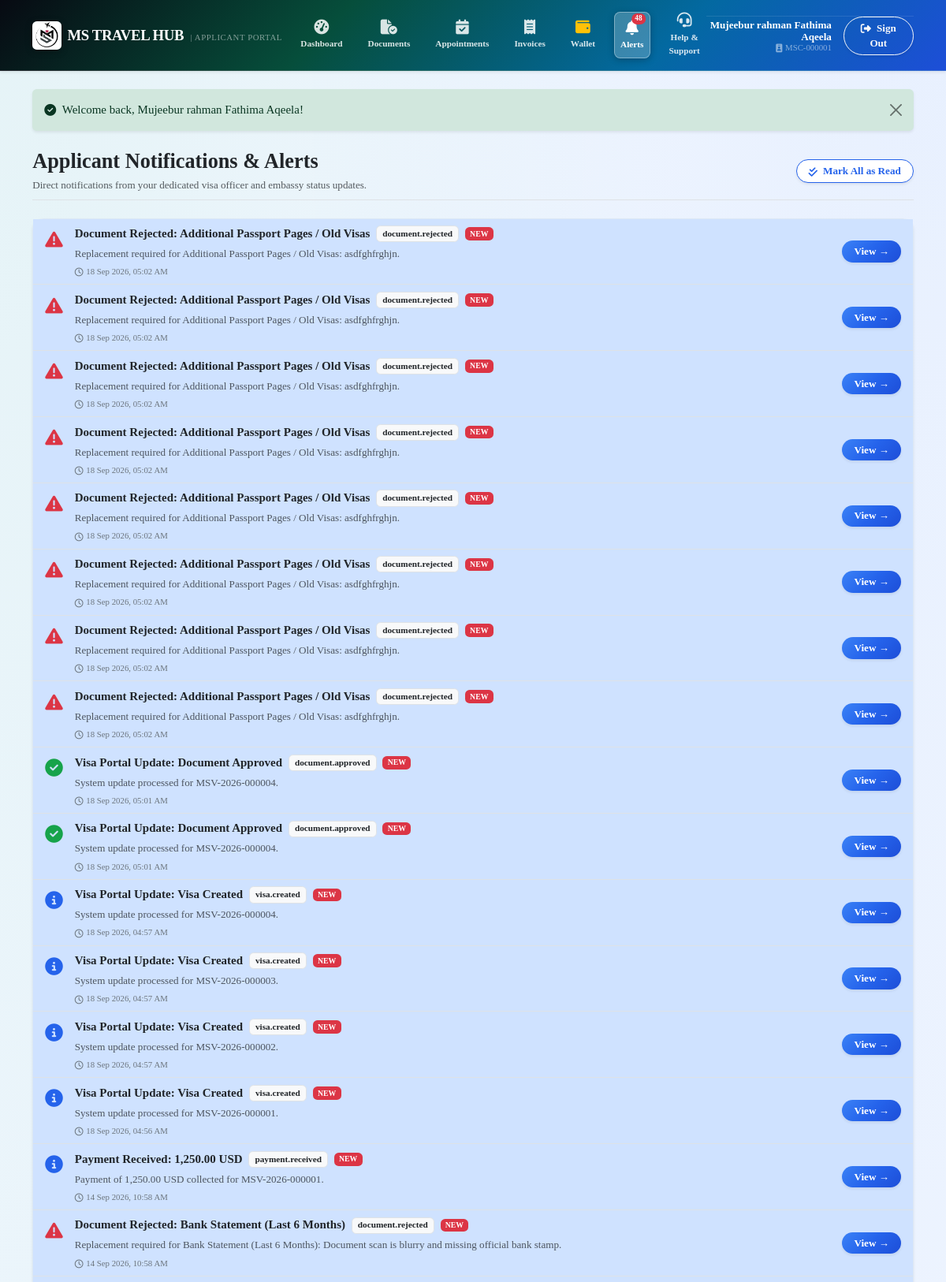
The app's page /portal/notifications (signed in, upper part) with its own data.
### tables this page shows
CREATE TABLE notifications (
    id INTEGER PRIMARY KEY AUTOINCREMENT,
    user_id INTEGER,
    customer_id INTEGER,
    recipient_type TEXT DEFAULT 'Staff',
    title TEXT NOT NULL,
    message TEXT NOT NULL,
    link TEXT,
    notification_type TEXT DEFAULT 'System',
    severity TEXT DEFAULT 'info',
    is_read INTEGER DEFAULT 0,
    read_at DATETIME,
    created_at DATETIME DEFAULT CURRENT_TIMESTAMP,
    FOREIGN KEY (user_id) REFERENCES users(id),
    FOREIGN KEY (customer_id) REFERENCES customers(id)
);

### app/Controllers/PortalController.php (called while the page is built, shortened)
<?php
class PortalController
{
    public function notifications(): void
    {
        $pdo = Database::getConnection();
        $customer = auth_customer();
        $customerId = (int)$customer['id'];
        $stmt = $pdo->prepare("SELECT * FROM notifications WHERE customer_id = ? ORDER BY created_at DESC LIMIT 50");
        $stmt->execute([$customerId]);
        $notifications = $stmt->fetchAll();
        require_once dirname(__DIR__) . '/Views/portal/notifications.php';
    }
}

### app/autoload.php (called while the page is built, shortened)
<?php
function e(?string $string): string {
    return htmlspecialchars((string)($string ?? ''), ENT_QUOTES, 'UTF-8');
}
function get_flash(): ?array {
    if (isset($_SESSION['flash'])) {
        $flash = $_SESSION['flash'];
        return $flash;
    }
    return null;
}
function format_datetime(?string $date): string {
    return date('d M Y, h:i A', strtotime($date));
}

### app/Views/portal/notifications.php (the view, shortened to what this page needs)
<?php
$flash = get_flash();
?>
<!DOCTYPE html>
<html lang="en">
<head>
  <link href="https://cdn.jsdelivr.net/npm/bootstrap@5.3.3/dist/css/bootstrap.min.css" rel="stylesheet">
  <link href="https://cdnjs.cloudflare.com/ajax/libs/font-awesome/6.5.1/css/all.min.css" rel="stylesheet">
  <link rel="stylesheet" href="/assets/css/main.css?v=7.0.0">
</head>
<body class="app-body">
<?php require_once __DIR__ . '/navbar.php'; ?>
<div class="container py-4">
  <?php if ($flash): ?>
    <div class="alert alert-<?= e($flash['type'] === 'danger' ? 'danger' : ($flash['type'] === 'success' ? 'success' : 'info')) ?> alert-dismissible fade show mb-4 border-0 shadow-sm" role="alert">
      <div class="d-flex align-items-center gap-2">
        <i class="fa-solid <?= $flash['type'] === 'danger' ? 'fa-circle-exclamation' : ($flash['type'] === 'success' ? 'fa-circle-check' : 'fa-circle-info') ?>"></i>
        <span><?= e($flash['message']) ?></span>
      </div>
      <button type="button" class="btn-close" data-bs-dismiss="alert"></button>
    </div>
  <?php endif; ?>
  <div class="d-flex flex-wrap align-items-center justify-content-between gap-3 mb-4 pb-2 border-bottom">
    <div>
      <h3 class="fw-bold brand-font text-dark mb-1">Applicant Notifications &amp; Alerts</h3>
      <p class="text-muted small mb-0">Direct notifications from your dedicated visa officer and embassy status updates.</p>
    </div>
    <a href="/portal/notifications?mark_all_read=1" class="btn btn-outline-primary btn-sm px-3 rounded-pill bg-white shadow-sm">
      <i class="fa-solid fa-check-double me-1"></i> Mark All as Read
    </a>
  </div>
  <div class="card card-enterprise shadow-sm">
    <div class="card-body p-0">
      <?php if (empty($notifications)): ?>
        <div class="text-center py-5 text-muted">
          <i class="fa-regular fa-bell-slash fs-2 mb-2"></i>
          <div class="fw-semibold">No notifications in your applicant inbox.</div>
        </div>
      <?php else: ?>
        <div class="list-group list-group-flush">
          <?php foreach ($notifications as $n): ?>
            <?php
              $isUnread = (int)$n['is_read'] === 0;
              $icon = 'fa-solid fa-circle-info text-primary';
              if ($n['severity'] === 'danger') $icon = 'fa-solid fa-triangle-exclamation text-danger';
              elseif ($n['severity'] === 'warning') $icon = 'fa-solid fa-clock text-warning';
              elseif ($n['severity'] === 'success') $icon = 'fa-solid fa-circle-check text-success';
            ?>
            <div class="list-group-item p-3.5 d-flex flex-wrap align-items-center justify-content-between gap-3 <?= $isUnread ? 'bg-primary-subtle bg-opacity-25' : 'bg-white' ?>">
              <div class="d-flex align-items-start gap-3 flex-grow-1">
                <div class="fs-4 mt-0.5"><i class="<?= $icon ?>"></i></div>
                <div>
                  <div class="d-flex flex-wrap align-items-center gap-2 mb-1">
                    <span class="fw-bold text-dark fs-6"><?= e($n['title']) ?></span>
                    <span class="badge bg-light text-dark border small"><?= e($n['notification_type']) ?></span>
                    <?php if ($isUnread): ?>
                      <span class="badge bg-danger fw-bold" style="font-size: 0.65rem;">NEW</span>
                    <?php endif; ?>
                  </div>
                  <p class="text-muted small mb-1"><?= e($n['message']) ?></p>
                  <div class="text-secondary" style="font-size: 0.72rem;">
                    <i class="fa-regular fa-clock me-1"></i><?= format_datetime($n['created_at']) ?>
                  </div>
                </div>
              </div>
              <?php if (!empty($n['link'])): ?>
                <a href="<?= e($n['link']) ?>" class="btn btn-sm btn-primary py-1 px-3 fw-semibold rounded-pill shadow-sm">
                  View &rarr;
                </a>
              <?php endif; ?>
            </div>
          <?php endforeach; ?>
        </div>
      <?php endif; ?>
    </div>
  </div>
</div>
</body>
</html>

### public/assets/css/base/variables.css (style rules this page uses)
:root { --mh-green: #22c55e; --mh-green-light: #4ade80; --mh-green-dark: #16a34a; --mh-green-lime: #84cc16; --mh-green-subtle: #f0fdf4; --mh-green-border: #bbf7d0; --mh-teal: #06b6d4; --mh-teal-light: #22d3ee; --mh-teal-dark: #0891b2; --mh-teal-subtle: #ecfeff; --mh-teal-border: #a5f3fc; --mh-blue: #2563eb; --mh-blue-hover: #1d4ed8; --mh-blue-dark: #1e40af; --mh-blue-deep: #1e3a8a; --mh-blue-light: #eff6ff; --mh-blue-subtle: #dbeafe; --mh-blue-border: #bfdbfe; --mh-blue-glow: rgba(37, 99, 235, 0.32); --vt-primary: var(--mh-blue); --vt-primary-hover: var(--mh-blue-hover); --vt-primary-dark: var(--mh-blue-dark); --vt-primary-light: var(--mh-blue-light); --vt-primary-subtle: var(--mh-blue-subtle); --vt-primary-border: var(--mh-blue-border); --mh-gradient-brand: linear-gradient(135deg, #22c55e 0%, #06b6d4 50%, #2563eb 100%); --mh-gradient-brand-r: linear-gradient(135deg, #2563eb 0%, #06b6d4 50%, #22c55e 100%); --mh-gradient-blue: linear-gradient(135deg, #3b82f6 0%, #2563eb 50%, #1d4ed8 100%); --mh-gradient-teal: linear-gradient(135deg, #22d3ee 0%, #06b6d4 50%, #0891b2 100%); --mh-gradient-green: linear-gradient(135deg, #4ade80 0%, #22c55e 50%, #16a34a 100%); --mh-gradient-dark: linear-gradient(180deg, #060e1c 0%, #0a1628 100%); --mh-gradient-sidebar: linear-gradient(180deg, #080f1e 0%, #04090f 100%); --mh-gradient-hero: linear-gradient(135deg, #060e1c 0%, #0d2048 50%, #1e3a8a 100%); --ms-gradient-success: linear-gradient(135deg, #22c55e 0%, #16a34a 100%); --ms-gradient-warning: linear-gradient(135deg, #f59e0b 0%, #d97706 100%); --mh-navy: #0a1628; --mh-navy-dark: #060e1c; --mh-navy-light: #0f2040; --mh-navy-muted: #1a2f50; --vt-bg: #f0f6ff; --vt-surface: #ffffff; --vt-surface-glass: rgba(255, 255, 255, 0.96); --vt-surface-muted: #f0f6ff; --vt-border: #dce8f5; --vt-border-glass: rgba(255, 255, 255, 0.6); --vt-text-main: #0f172a; --vt-text-body: #334155; --vt-text-muted: #64748b; --vt-text-light: #94a3b8; --vt-success: #22c55e; --vt-warning: #f59e0b; --vt-danger: #ef4444; --vt-info: var(--mh-teal); --vt-purple: #8b5cf6; --sidebar-width: 270px; --sidebar-collapsed-width: 76px; --topbar-height: 70px; --radius-xs: 6px; --radius-sm: 10px; --radius-md: 14px; --radius-lg: 18px; --radius-xl: 26px; --vt-shadow-xs: 0 1px 2px 0 rgba(0,0,0,0.04); --vt-shadow-sm: 0 2px 6px 0 rgba(10,22,40,0.06), 0 1px 2px -1px rgba(10,22,40,0.04); --vt-shadow-md: 0 6px 16px -2px rgba(10,22,40,0.08), 0 2px 6px -2px rgba(10,22,40,0.04); --vt-shadow-lg: 0 14px 28px -4px rgba(10,22,40,0.10), 0 4px 10px -2px rgba(10,22,40,0.04); --vt-shadow-xl: 0 24px 38px -6px rgba(10,22,40,0.13), 0 10px 16px -4px rgba(10,22,40,0.05); --vt-glow-primary: 0 8px 25px -4px var(--mh-blue-glow); --vt-glow-success: 0 8px 25px -4px rgba(34,197,94,0.35); --vt-glow-warning: 0 8px 25px -4px rgba(245,158,11,0.35); --vt-transition-fast: 0.15s cubic-bezier(0.4, 0, 0.2, 1); --vt-transition-normal: 0.25s cubic-bezier(0.4, 0, 0.2, 1); }

### public/assets/css/base/typography.css (style rules this page uses)
body.app-body, html, body { font-family: 'Times New Roman', Times, Georgia, serif !important; color: var(--vt-text-body); line-height: 1.55; -webkit-font-smoothing: antialiased; -moz-osx-font-smoothing: grayscale; }
.brand-font, .brand-title, h1, h2, h3, h4, h5, h6, button, input, select, textarea, .btn, .nav-link-custom, .stat-value, .badge, .table, .form-control, .form-select, .card, .dropdown-menu, .modal { font-family: 'Times New Roman', Times, Georgia, serif !important; }
h1, h2, h3, h4, h5, h6 { color: var(--vt-text-main); font-weight: 700; line-height: 1.25; }
i.fa-solid, i.fa-regular, i.fa-brands { display: inline-block; vertical-align: -0.12em; line-height: 1; }
a { color: var(--mh-blue); text-decoration: none; transition: all var(--vt-transition-fast); }

### public/assets/css/base/global.css (style rules this page uses)
body.app-body, html, body { background-color: var(--vt-bg); background-image: radial-gradient(at 0% 0%, rgba(34,197,94,0.05) 0px, transparent 50%), radial-gradient(at 100% 0%, rgba(37,99,235,0.04) 0px, transparent 50%), radial-gradient(at 50% 100%, rgba(6,182,212,0.03) 0px, transparent 50%); background-attachment: fixed; margin: 0; padding: 0; overflow-x: hidden; padding-bottom: env(safe-area-inset-bottom, 0); }

### public/assets/css/components/cards.css (style rules this page uses)
.card-enterprise, .card-custom { background: var(--vt-surface); border: 1px solid var(--vt-border); border-radius: var(--radius-md); box-shadow: var(--vt-shadow-sm); transition: transform var(--vt-transition-fast), box-shadow var(--vt-transition-fast); overflow: visible; }
.card-enterprise .card-body, .card-custom-body { padding: 1.35rem; }

### records on screen
notifications: title "Document Rejected: Additional Passport Pages / Old Visas", notification_type "document.rejected", is_read "NEW", message "Replacement required for Additional Passport Pages / Old Visas: asdfghfrghjn.", created_at "18 Sep 2026, 05:02 AM"
notifications: title "Document Rejected: Additional Passport Pages / Old Visas", notification_type "document.rejected", is_read "NEW", message "Replacement required for Additional Passport Pages / Old Visas: asdfghfrghjn.", created_at "18 Sep 2026, 05:02 AM"
notifications: title "Document Rejected: Additional Passport Pages / Old Visas", notification_type "document.rejected", is_read "NEW", message "Replacement required for Additional Passport Pages / Old Visas: asdfghfrghjn.", created_at "18 Sep 2026, 05:02 AM"
notifications: title "Document Rejected: Additional Passport Pages / Old Visas", notification_type "document.rejected", is_read "NEW", message "Replacement required for Additional Passport Pages / Old Visas: asdfghfrghjn.", created_at "18 Sep 2026, 05:02 AM"
notifications: title "Document Rejected: Additional Passport Pages / Old Visas", notification_type "document.rejected", is_read "NEW", message "Replacement required for Additional Passport Pages / Old Visas: asdfghfrghjn.", created_at "18 Sep 2026, 05:02 AM"
notifications: title "Document Rejected: Additional Passport Pages / Old Visas", notification_type "document.rejected", is_read "NEW", message "Replacement required for Additional Passport Pages / Old Visas: asdfghfrghjn.", created_at "18 Sep 2026, 05:02 AM"
notifications: title "Document Rejected: Additional Passport Pages / Old Visas", notification_type "document.rejected", is_read "NEW", message "Replacement required for Additional Passport Pages / Old Visas: asdfghfrghjn.", created_at "18 Sep 2026, 05:02 AM"
notifications: title "Document Rejected: Additional Passport Pages / Old Visas", notification_type "document.rejected", is_read "NEW", message "Replacement required for Additional Passport Pages / Old Visas: asdfghfrghjn.", created_at "18 Sep 2026, 05:02 AM"
notifications: title "Visa Portal Update: Document Approved", notification_type "document.approved", is_read "NEW", message "System update processed for MSV-2026-000004.", created_at "18 Sep 2026, 05:01 AM"
notifications: title "Visa Portal Update: Document Approved", notification_type "document.approved", is_read "NEW", message "System update processed for MSV-2026-000004.", created_at "18 Sep 2026, 05:01 AM"
notifications: title "Visa Portal Update: Visa Created", notification_type "visa.created", is_read "NEW", message "System update processed for MSV-2026-000004.", created_at "18 Sep 2026, 04:57 AM"
notifications: title "Visa Portal Update: Visa Created", notification_type "visa.created", is_read "NEW", message "System update processed for MSV-2026-000003.", created_at "18 Sep 2026, 04:57 AM"
notifications: title "Visa Portal Update: Visa Created", notification_type "visa.created", is_read "NEW", message "System update processed for MSV-2026-000002.", created_at "18 Sep 2026, 04:57 AM"
notifications: title "Visa Portal Update: Visa Created", notification_type "visa.created", is_read "NEW", message "System update processed for MSV-2026-000001.", created_at "18 Sep 2026, 04:56 AM"
notifications: title "Payment Received: 1,250.00 USD", notification_type "payment.received", is_read "NEW", message "Payment of 1,250.00 USD collected for MSV-2026-000001.", created_at "14 Sep 2026, 10:58 AM"
notifications: title "Document Rejected: Bank Statement (Last 6 Months)", notification_type "document.rejected", is_read "NEW", message "Replacement required for Bank Statement (Last 6 Months): Document scan is blurry and missing official bank stamp.", created_at "14 Sep 2026, 10:58 AM"

### other values on screen
$unreadNotifsCount "48"
$customer['full_name'] "Mujeebur rahman Fathima Aqeela"
$customer['customer_code'] "MSC-000001"
$flash['message'] "Welcome back, Mujeebur rahman Fathima Aqeela!"
